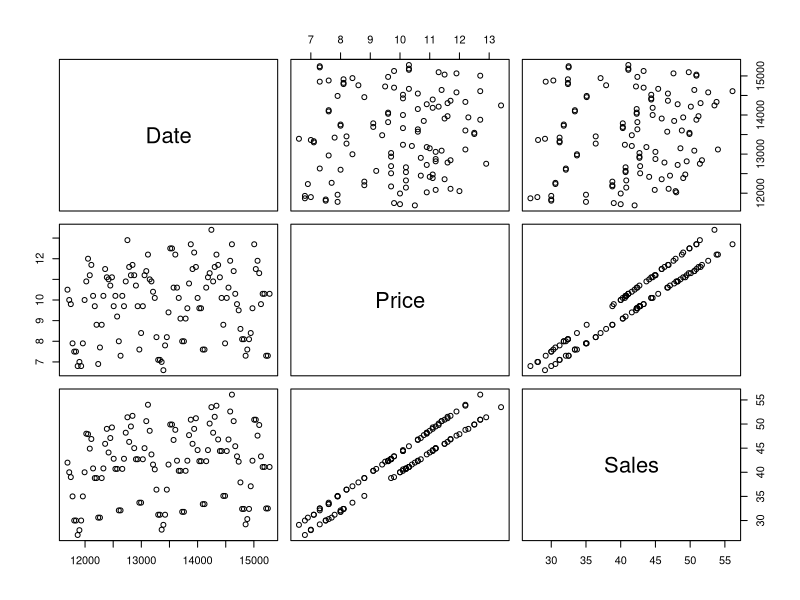
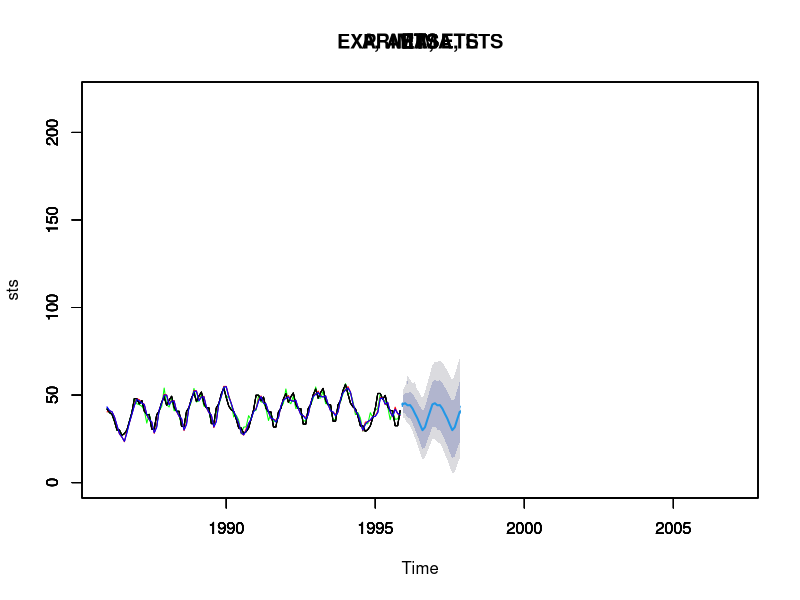

R code for these plots, in order:
# Install Libraries
#install.packages("forecast")
library("forecast")

#setwd("rcourse")
rawdata <- read.table("sales.txt",h=T)
rawdata$Date <- as.Date(rawdata$Date)
head(rawdata)
plot(rawdata)

# Using build in ts object
sts <- ts(rawdata$Sales,start=1986,frequency=12)
plot(sts, col="black",xlim=c(1986,2007),ylim=c(0,220),main="ETS")

# Forecast using ETS method 
fc.ets = forecast(sts)
par(new=TRUE)
plot(fc.ets,col="black",xlim=c(1986,2007),ylim=c(0,220),main="ETS")
#lines(fc.ets$residuals,col="brown")
lines(fc.ets$fitted,col="blue")

# Forecast using ARIMA method
ar = auto.arima(sts)
ar
fc.arima = forecast(ar)
fc.arima
par(new=TRUE)
plot(fc.arima,col="black",xlim=c(1986,2007),ylim=c(0,220),main="ARIMA, ETS")
lines(fc.arima$fitted,col="green")

#Forecast using Holtwinter method
fc.holt = hw(sts)
par(new=TRUE)
plot(fc.holt,col="black",xlim=c(1986,2007),ylim=c(0,220),main="EXP, ARIMA, ETS")
lines(fc.holt$fitted,col="red")

# Errors
accuracy(fc.ets)
accuracy(fc.arima)
accuracy(fc.holt)

# Forecast using ETS method WITH INTERVALS
fc.ets = forecast(sts)
par(new=TRUE)
plot(fc.ets,col="black",xlim=c(1986,2007),ylim=c(0,220),main="ETS")
#lines(fc.ets$residuals,col="brown")
lines(fc.ets$fitted,col="blue")



#> accuracy(fc.ets)
#                     ME     RMSE      MAE       MPE     MAPE      MASE       ACF1
#Training set 0.06811288 2.555712 1.934977 0.0251826 2.286965 0.4622071 0.03040929
#> accuracy(fc.arima)
#                     ME     RMSE      MAE        MPE     MAPE      MASE        ACF1
#Training set 0.08944205 2.553664 1.931783 -0.1149925 2.288831 0.4614443 -0.05481763
#> accuracy(fc.holt)
#                     ME     RMSE      MAE        MPE     MAPE      MASE       ACF1
#Training set 0.03515907 2.906286 2.161155 -0.1649794 2.710975 0.5162341 0.07652641



# Saving to csv the fitted values
write.csv(fc.ets$fitted,"ukclothes_ets_fitted.csv")
write.csv(fc.arima$fitted,"ukclothes_arima_fitted.csv")
write.csv(fc.holt$fitted,"ukclothes_holt_fitted.csv")

# Saving to csv the forecasted values
write.csv(fc.ets$mean,"ukclothes_ets_prev_mean.csv")
write.csv(fc.arima$mean,"ukclothes_arima_prev_mean.csv")
write.csv(fc.holt$mean,"ukclothes_holt_prev_mean.csv")

